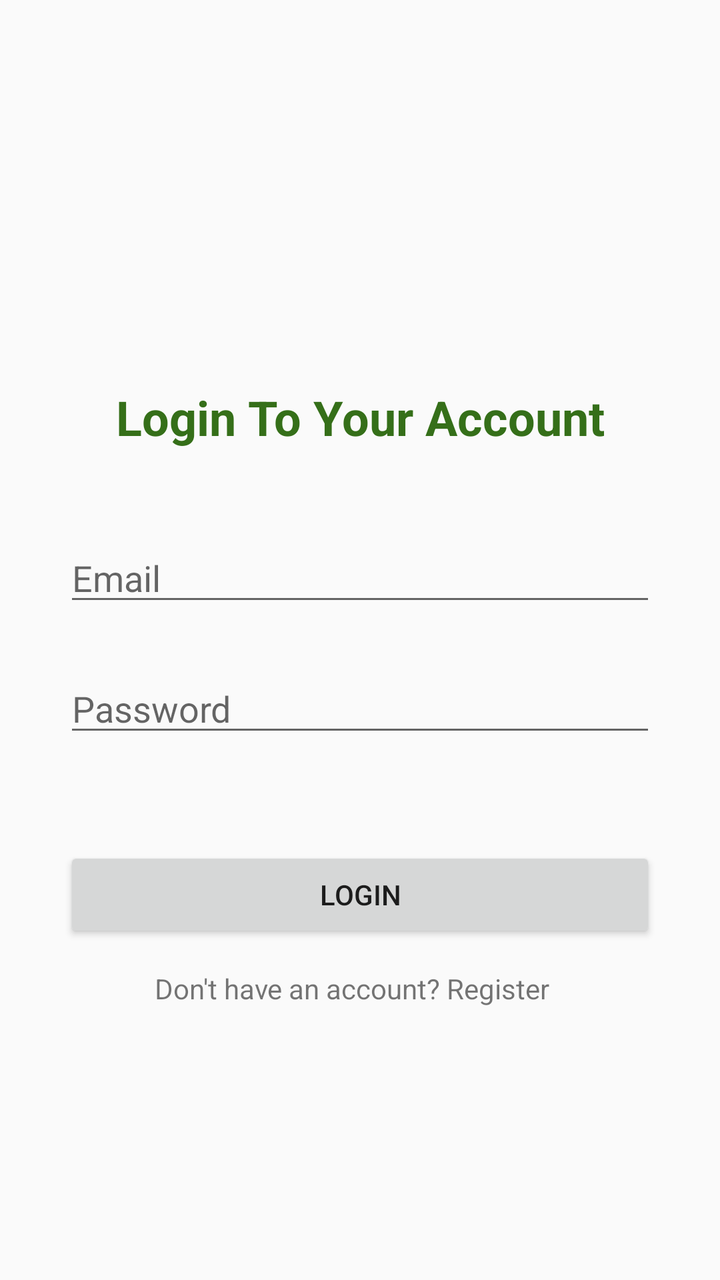
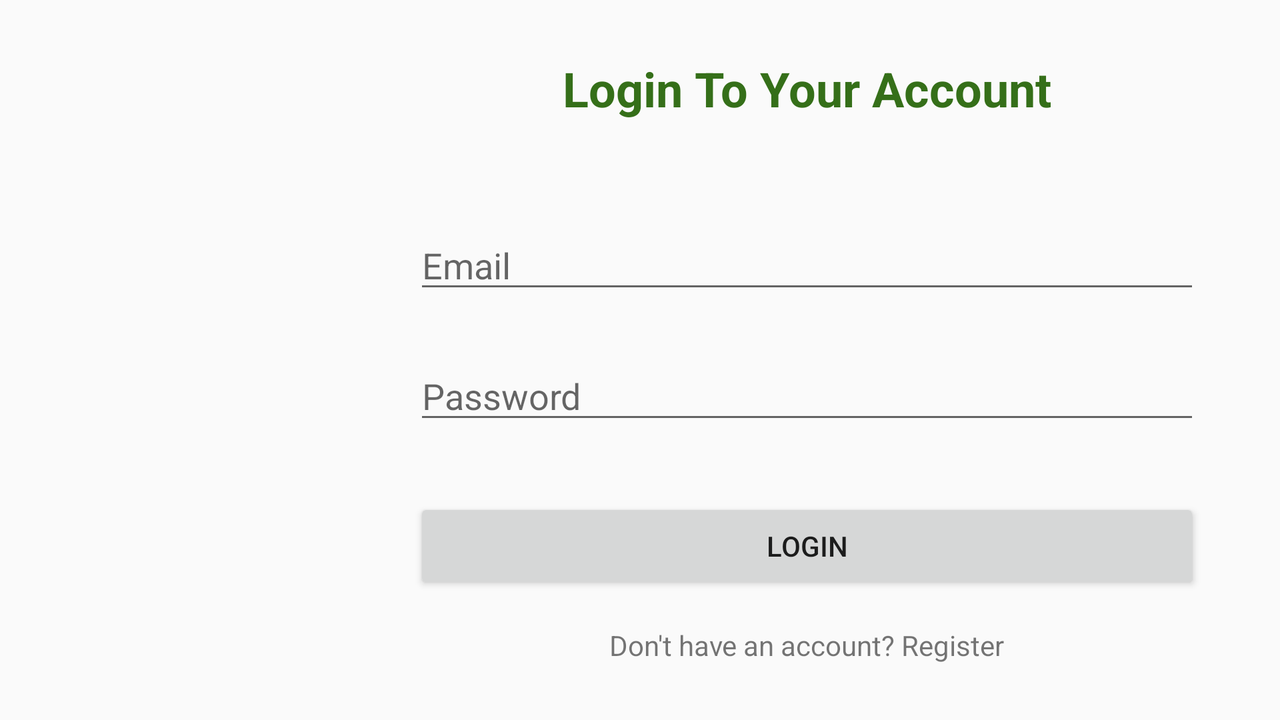

Two renders of one Android screen. The first uses the default layout on a phone; the second uses the alternative layout the repository ships for a different screen configuration, on a matching device. The two XML files are below.
<!-- AndroidManifest.xml: activity theme AppTheme.NoActionBar -->
<!-- res/layout/activity_login.xml -->
<?xml version="1.0" encoding="utf-8"?>
<androidx.constraintlayout.widget.ConstraintLayout xmlns:android="http://schemas.android.com/apk/res/android"
    xmlns:app="http://schemas.android.com/apk/res-auto"
    xmlns:tools="http://schemas.android.com/tools"
    android:layout_width="match_parent"
    android:layout_height="match_parent"
    android:background="@drawable/bg"
    tools:context=".LoginActivity">

    <TextView
        android:id="@+id/textView"
        android:layout_width="wrap_content"
        android:layout_height="wrap_content"
        android:layout_marginStart="8dp"
        android:layout_marginLeft="8dp"
        android:layout_marginEnd="8dp"
        android:layout_marginRight="8dp"
        android:text="@string/login_to_your_account"
        android:textColor="#356F19"
        android:textSize="24sp"
        android:textStyle="bold"
        app:layout_constraintBottom_toTopOf="@+id/editText"
        app:layout_constraintEnd_toEndOf="parent"
        app:layout_constraintHorizontal_bias="0.5"
        app:layout_constraintLeft_toLeftOf="parent"
        app:layout_constraintRight_toRightOf="parent"
        app:layout_constraintStart_toStartOf="parent"
        app:layout_constraintTop_toBottomOf="@+id/imageView2"
        app:layout_constraintVertical_bias="0.283" />

    <EditText
        android:id="@+id/editText"
        android:layout_width="0dp"
        android:layout_height="wrap_content"
        android:layout_marginTop="8dp"
        android:layout_marginBottom="8dp"
        android:ems="10"
        android:hint="@string/email"
        android:inputType="textEmailAddress"
        app:layout_constraintBottom_toTopOf="@+id/editText2"
        app:layout_constraintEnd_toEndOf="@+id/editText2"
        app:layout_constraintStart_toStartOf="@+id/editText2"
        app:layout_constraintTop_toTopOf="parent"
        app:layout_constraintVertical_chainStyle="packed" />

    <EditText
        android:id="@+id/editText2"
        android:layout_width="0dp"
        android:layout_height="wrap_content"
        android:layout_marginStart="32dp"
        android:layout_marginLeft="32dp"
        android:layout_marginTop="16dp"
        android:layout_marginEnd="32dp"
        android:layout_marginRight="32dp"
        android:layout_marginBottom="8dp"
        android:ems="10"
        android:hint="@string/password"
        android:inputType="textPassword"
        app:layout_constraintBottom_toBottomOf="parent"
        app:layout_constraintEnd_toEndOf="parent"
        app:layout_constraintHorizontal_bias="0.635"
        app:layout_constraintStart_toStartOf="parent"
        app:layout_constraintTop_toBottomOf="@+id/editText" />

    <ImageView
        android:id="@+id/imageView2"
        android:layout_width="111dp"
        android:layout_height="100dp"
        android:layout_marginBottom="50dp"
        android:src="@drawable/ic_todo"
        app:layout_constraintBottom_toTopOf="@+id/textView"
        app:layout_constraintEnd_toEndOf="@+id/textView"
        app:layout_constraintStart_toStartOf="@+id/textView"
        app:layout_constraintTop_toTopOf="parent"
        app:layout_constraintVertical_chainStyle="packed" />

    <Button
        android:id="@+id/button2"
        android:layout_width="0dp"
        android:layout_height="wrap_content"
        android:layout_marginTop="50dp"
        android:text="@string/login"
        app:layout_constraintEnd_toEndOf="@+id/editText2"
        app:layout_constraintStart_toStartOf="@+id/editText2"
        app:layout_constraintTop_toBottomOf="@+id/editText2" />

    <TextView
        android:id="@+id/textView2"
        android:layout_width="wrap_content"
        android:layout_height="wrap_content"
        android:layout_marginTop="8dp"
        android:layout_marginEnd="8dp"
        android:layout_marginRight="8dp"
        android:layout_marginBottom="8dp"
        android:text="@string/don_t_have_an_account_register"
        app:layout_constraintBottom_toBottomOf="parent"
        app:layout_constraintEnd_toEndOf="@+id/button2"
        app:layout_constraintStart_toStartOf="@+id/button2"
        app:layout_constraintTop_toBottomOf="@+id/button2"
        app:layout_constraintVertical_bias="0.04000002" />

</androidx.constraintlayout.widget.ConstraintLayout>
<!-- resources referenced by this layout -->
<resources>
  <string name="don_t_have_an_account_register">Don\'t have an account? Register</string>
  <string name="email">Email</string>
  <string name="login">LOGIN</string>
  <string name="login_to_your_account">Login To Your Account</string>
  <string name="password">Password</string>
  <style name="AppTheme.NoActionBar">
          <item name="windowActionBar">false</item>
          <item name="windowNoTitle">true</item>
      </style>
</resources>
<!-- res/layout-land/activity_login.xml (the repository's variant of the layout above) -->
<!-- drawn on the phone turned sideways -->
<?xml version="1.0" encoding="utf-8"?>
<androidx.constraintlayout.widget.ConstraintLayout xmlns:android="http://schemas.android.com/apk/res/android"
    xmlns:app="http://schemas.android.com/apk/res-auto"
    xmlns:tools="http://schemas.android.com/tools"
    android:layout_width="match_parent"
    android:layout_height="match_parent"
    android:background="@drawable/bg"
    tools:context=".LoginActivity">

    <TextView
        android:id="@+id/textView"
        android:layout_width="wrap_content"
        android:layout_height="wrap_content"
        android:layout_marginTop="50dp"
        android:text="@string/login_to_your_account"
        android:textColor="#356F19"
        android:textSize="24sp"
        android:textStyle="bold"
        app:layout_constraintBottom_toTopOf="@+id/editText"
        app:layout_constraintEnd_toEndOf="@+id/editText"
        app:layout_constraintStart_toStartOf="@+id/editText"
        app:layout_constraintTop_toTopOf="parent"
        app:layout_constraintVertical_chainStyle="packed" />

    <EditText
        android:id="@+id/editText"
        android:layout_width="0dp"
        android:layout_height="wrap_content"
        android:layout_marginTop="50dp"
        android:layout_marginEnd="40dp"
        android:layout_marginRight="40dp"
        android:layout_marginBottom="24dp"
        android:ems="10"
        android:hint="@string/email"
        android:inputType="textEmailAddress"
        app:layout_constraintBottom_toTopOf="@+id/editText2"
        app:layout_constraintEnd_toEndOf="parent"
        app:layout_constraintStart_toEndOf="@+id/imageView2"
        app:layout_constraintTop_toBottomOf="@+id/textView" />

    <EditText
        android:id="@+id/editText2"
        android:layout_width="0dp"
        android:layout_height="wrap_content"
        android:layout_marginBottom="16dp"
        android:ems="10"
        android:hint="@string/password"
        android:inputType="textPassword"
        app:layout_constraintBottom_toTopOf="@+id/button2"
        app:layout_constraintEnd_toEndOf="@+id/editText"
        app:layout_constraintStart_toStartOf="@+id/editText"
        app:layout_constraintTop_toBottomOf="@+id/editText" />

    <ImageView
        android:id="@+id/imageView2"
        android:layout_width="135dp"
        android:layout_height="129dp"
        android:layout_marginStart="32dp"
        android:layout_marginLeft="32dp"
        android:layout_marginEnd="40dp"
        android:layout_marginRight="40dp"
        android:src="@drawable/ic_todo"
        app:layout_constraintBottom_toBottomOf="parent"
        app:layout_constraintEnd_toStartOf="@+id/editText"
        app:layout_constraintStart_toStartOf="parent"
        app:layout_constraintTop_toTopOf="@+id/textView"
        app:layout_constraintVertical_bias="0.060000002" />

    <Button
        android:id="@+id/button2"
        android:layout_width="0dp"
        android:layout_height="wrap_content"
        android:layout_marginTop="16dp"
        android:text="@string/login"
        app:layout_constraintBottom_toTopOf="@+id/textView2"
        app:layout_constraintEnd_toEndOf="@+id/editText2"
        app:layout_constraintStart_toStartOf="@+id/editText2"
        app:layout_constraintTop_toBottomOf="@+id/editText2" />

    <TextView
        android:id="@+id/textView2"
        android:layout_width="wrap_content"
        android:layout_height="wrap_content"
        android:layout_marginTop="16dp"
        android:layout_marginBottom="50dp"
        android:text="@string/don_t_have_an_account_register"
        app:layout_constraintBottom_toBottomOf="parent"
        app:layout_constraintEnd_toEndOf="@+id/button2"
        app:layout_constraintStart_toStartOf="@+id/button2"
        app:layout_constraintTop_toBottomOf="@+id/button2" />

</androidx.constraintlayout.widget.ConstraintLayout>
